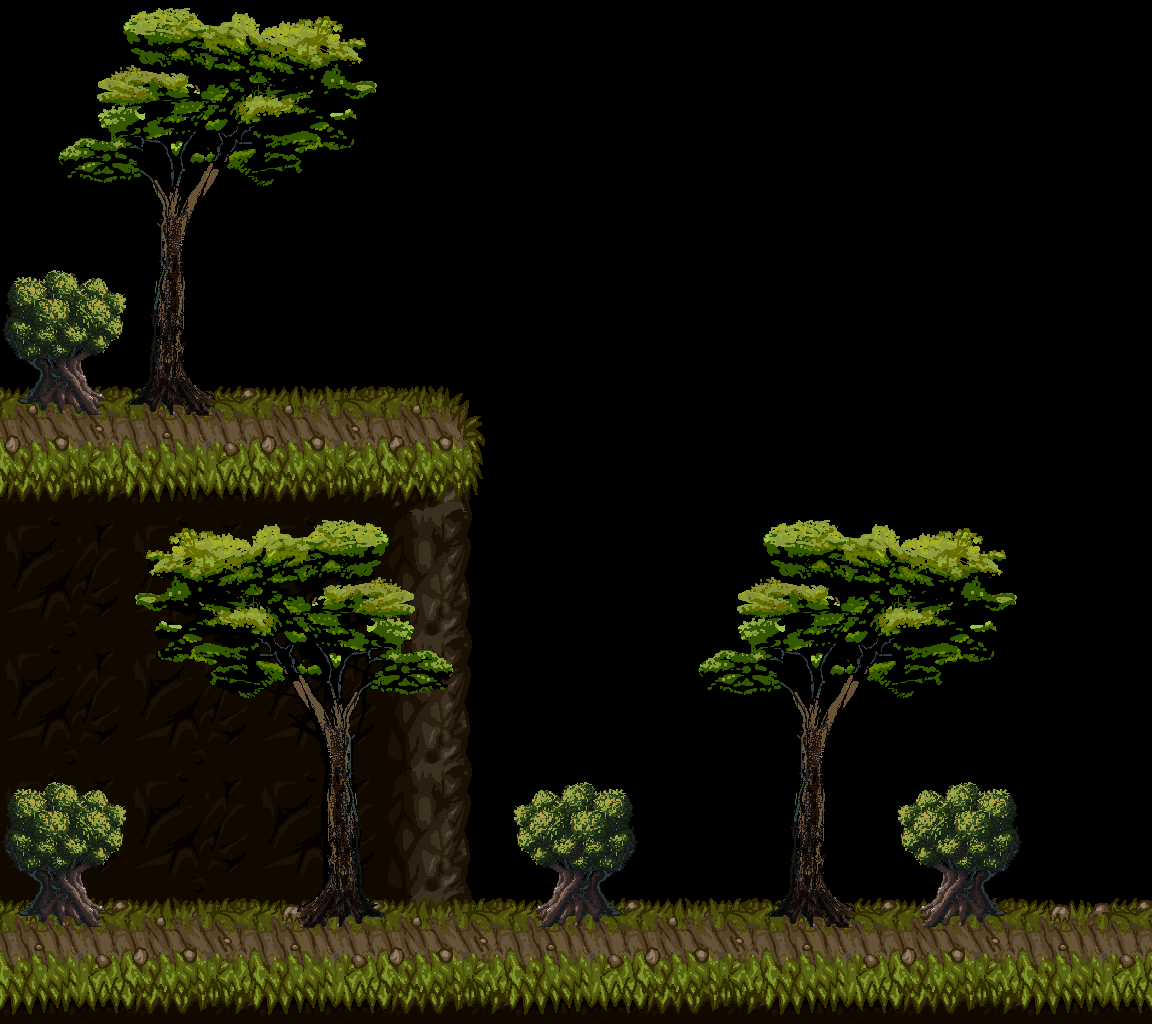

A level layout from a 2D game, rendered from its tile map. Below: a short description, then the map file with tile-grid data replaced by summaries:
An orthogonal 9x8 tile map with 128x128 px tiles, 3 tile layers (Terrain Background, CollisionTop, Background).

<map version="1.0" orientation="orthogonal" width="9" height="8" tilewidth="128" tileheight="128">
 <tileset firstgid="1" name="tiles_aubrey" tilewidth="128" tileheight="128">
  <image source="tiles_aubrey.png" width="2048" height="2048" />
 </tileset>
 <layer name="Terrain Background" width="9" height="8">
  <data>[72 cells, 16 non-empty, 2 distinct tile ids]</data>
 </layer>
 <layer name="CollisionTop" width="9" height="8">
  <data>[72 cells, 13 non-empty, 3 distinct tile ids]</data>
 </layer>
 <layer name="Background" width="9" height="8">
  <data>[72 cells, 40 non-empty, 14 distinct tile ids]</data>
 </layer>
</map>
